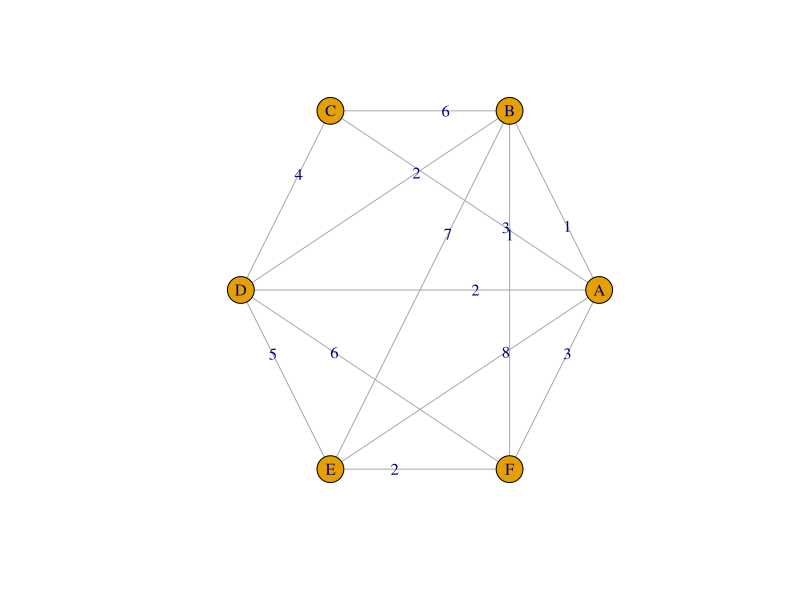

This figure's R source:
library(igraph)

w <- c(1,  
       3, 6,
       2, 2, 4,
       8, 7, 0, 5,
       3, 1, 0, 6, 2)
W <- matrix(0, nc = 6, nr = 6)
for (i in 2:6)
   for (j in 1:(i-1))
      W[i,j] <- w[(i-1)*(i-2)/2+j]
colnames(W) <- LETTERS[1:6]
g8 <- graph.adjacency(W, mode="lower", weighted=T) 


label<-c(1, 3, 6, 2, 2, 4, 8, 7, 5, 3, 1, 6, 2)
plot(g8, layout = layout.circle, edge.label = label)